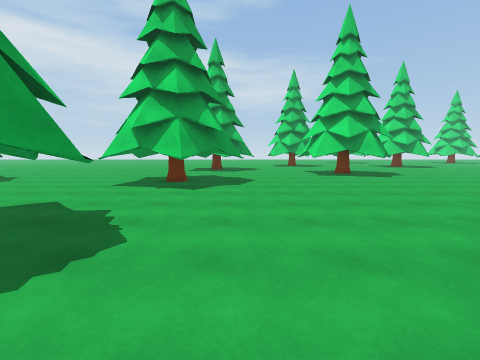
view 1 (above)

24 first-person views from a walk through a scene from a Unity 3-D project. The camera is 1.5 m above the floor, tilts 6° down and sees 90° across. The floor is counted in squares, 2 m on a side. Each view is taken from the middle of a square. On the plan, view 1 faces up. The plan holds only what a view shows up to about 9 squares ahead; the rest is blank. The place goes on beyond the plan. The player character is not drawn. Some surface patterns are stand-ins.

view 2
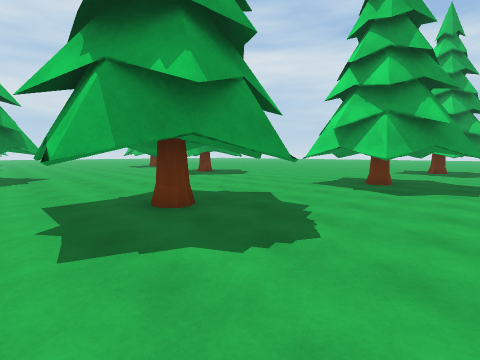

view 3
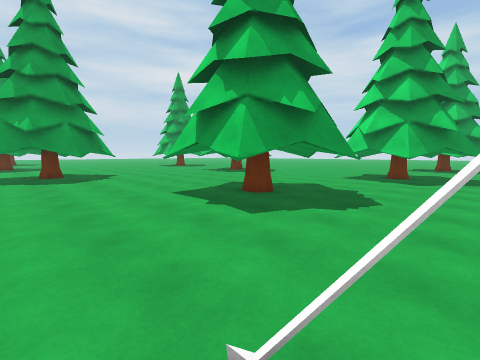

view 4
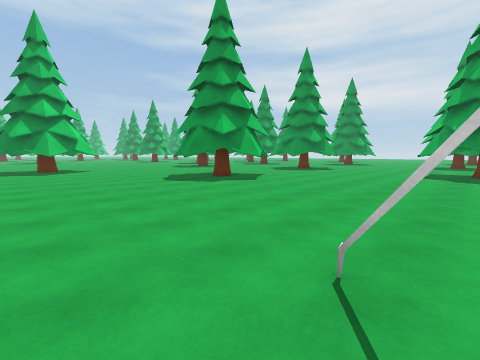

view 5
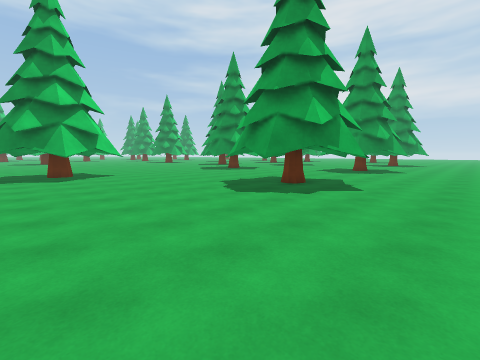

view 6
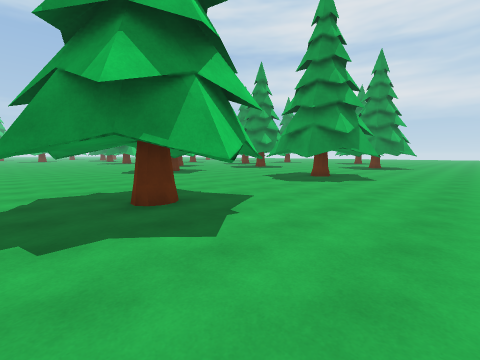

view 7
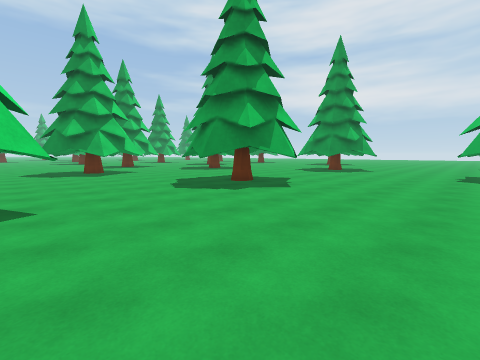

view 8
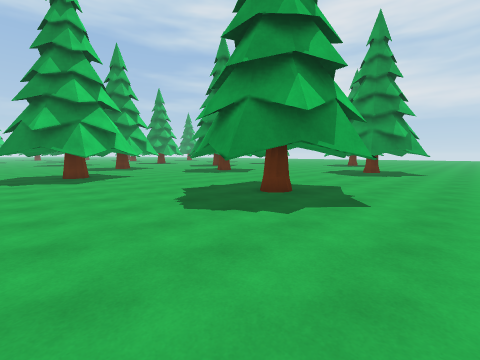

view 9
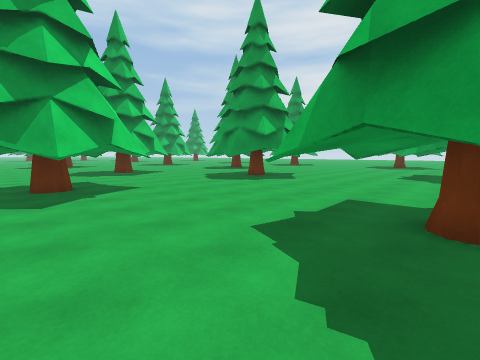

view 10
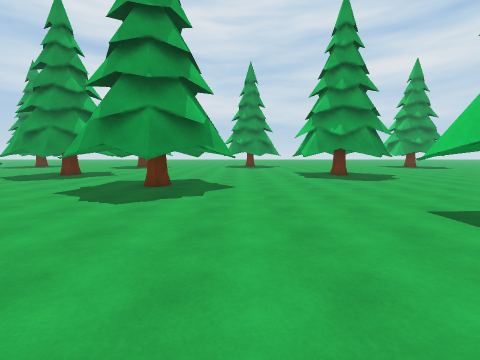

view 11
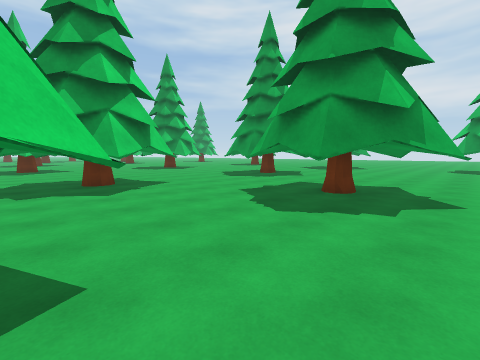

view 12
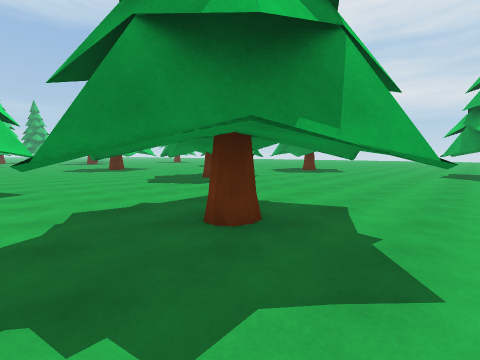

view 13
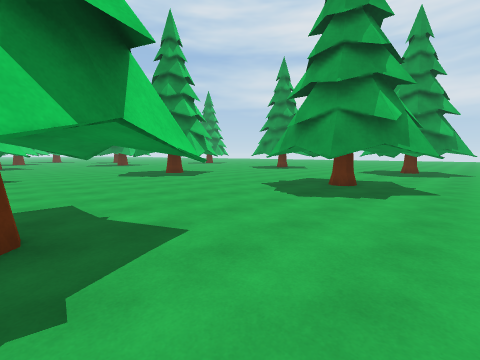

view 14
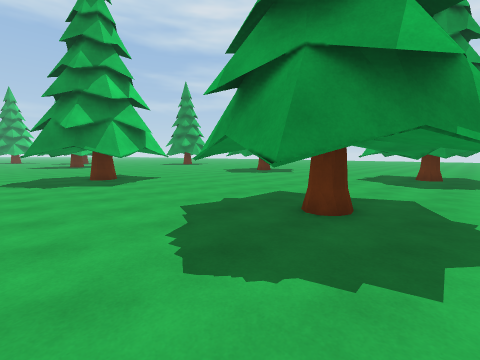

view 15
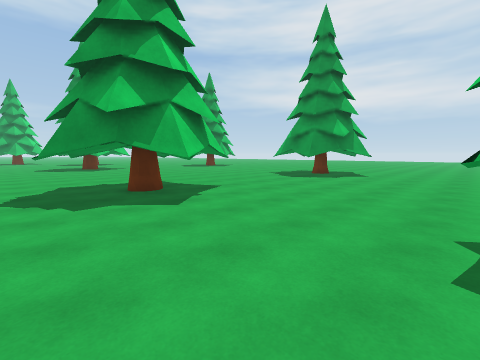

view 16
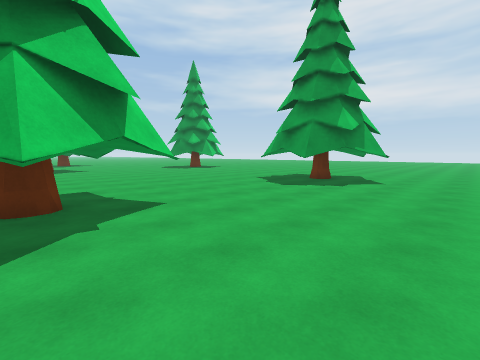

view 17
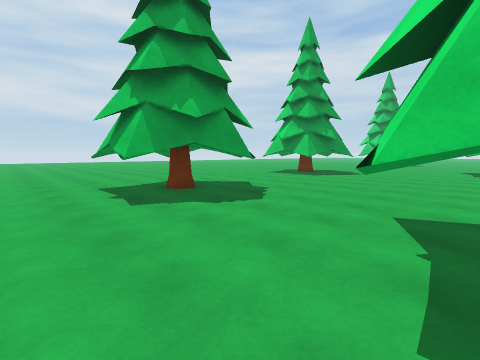

view 18
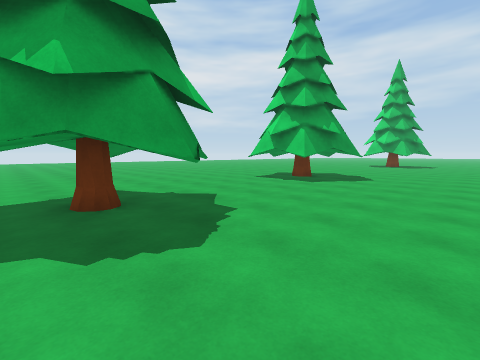

view 19
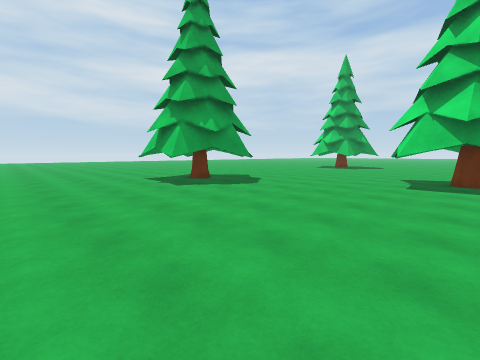

view 20
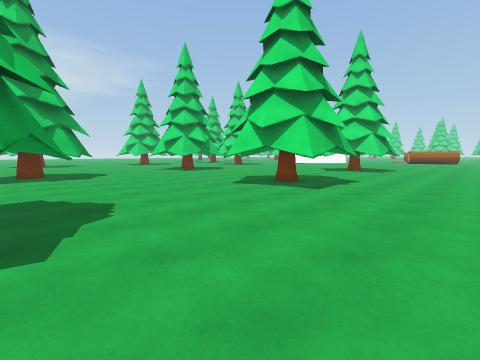

view 21
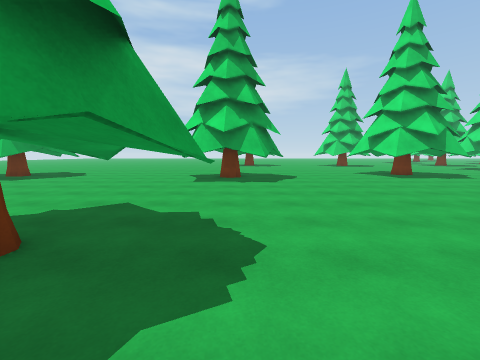

view 22
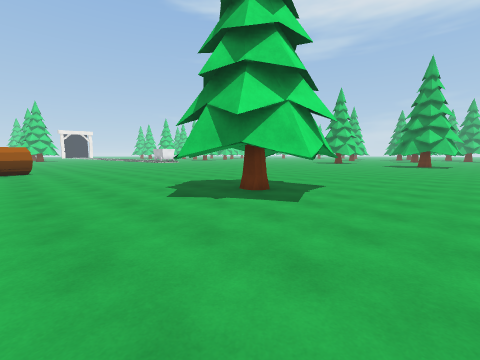

view 23
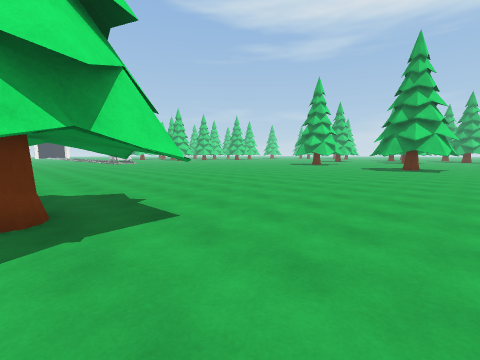

view 24
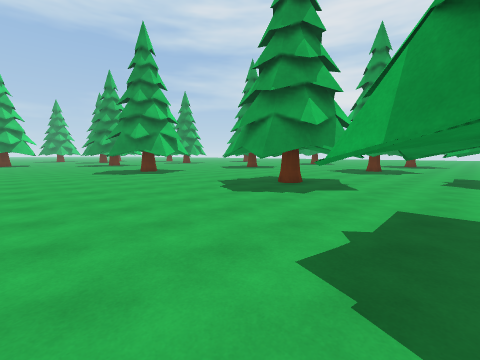

### Floor plan
Key: @ floor where view 1 was taken; # wall or solid block; x gap in a wall; . floor; T tree.
Columns run from 25 left of view 1 to 5 right of it. Each row starts with its distance up from view 1.
 10                        ...  TT
  9                  .......T...T
  8                  .....###.....T
  7                    ....T#T.....
  6                   ....T##......
  5                   ......T......
  4                 ......T.......
  3                ..... T#......
  2               ......T TT....
  1              ..TT....# T...
  0              . # T....T..@
 -1  TxT...   T...TT T.......#.
 -2  ......TTTT...#.T..........
 -3   T.....##T................
 -4    ........................
 -5     .......................
 -6     ..........T.....TT.....
 -7    ...TT....TT#T...#T#T....
 -8   ...T T#T..T###T...TTT....
 -9  .....# T....T##...TTT.....
-10  T....TTT......................
-11 TTT............................
-12 ##........T..............T.....
-13 TT.......T#.T..T#T.....TT T....
-14 .........#T#T..###T....TTTT....
-15 .........T.....T##.....T##T....
-16 .T.............T.T.. ..........
-17 T#.T...T.....TT..... ..........
-18 #T T.T#T#T..#  T.... ..........
-19 T.....x......TTT.... .........
-20 ......TTT...TTT..... ........
-21 .................... .......
-22 .................... ......
-23 TT......T........... .....
-24 #.#...T.#.....TT.... ....
-25  TT...T.TT...#  T... ...

Where each view was taken, in squares from view 1:
view 1: 0 up, 0 right, facing up
view 2: 0 up, 0 right, facing up-left
view 3: 2 down, 0 right, facing up-left
view 4: 1 down, 1 right, facing down-left
view 5: 4 down, 1 right, facing down-left
view 6: 4 down, 3 left, facing down-left
view 7: 3 down, 6 left, facing down-left
view 8: 5 down, 7 left, facing down-left
view 9: 8 down, 8 left, facing down-left
view 10: 12 down, 9 left, facing left
view 11: 12 down, 10 left, facing down-left
view 12: 12 down, 13 left, facing down-left
view 13: 16 down, 12 left, facing down-left
view 14: 17 down, 15 left, facing down-left
view 15: 20 down, 15 left, facing down-left
view 16: 21 down, 17 left, facing down-left
view 17: 21 down, 19 left, facing up-left
view 18: 19 down, 20 left, facing up-left
view 19: 16 down, 18 left, facing up-left
view 20: 12 down, 17 left, facing up-right
view 21: 10 down, 16 left, facing up
view 22: 10 down, 4 left, facing down-right
view 23: 14 down, 4 left, facing down-right
view 24: 15 down, 6 left, facing down-left
